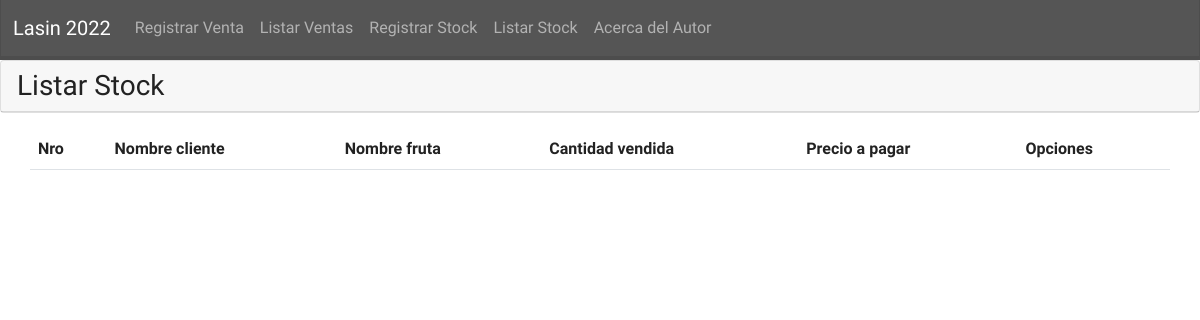
The page /listarventas.php on the database as committed earlier.
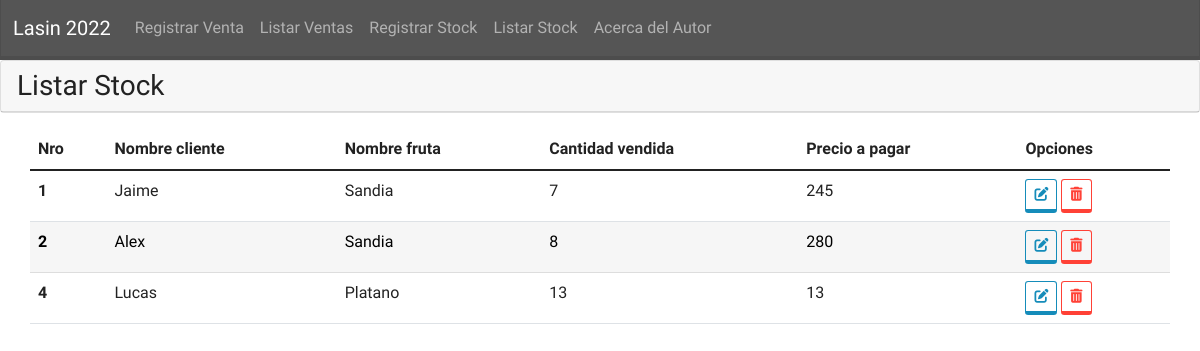
The same page on the database as committed later.
### tables this page shows
CREATE TABLE `ventas` (
  `id` int(11) NOT NULL,
  `cliente` varchar(100) DEFAULT NULL,
  `fruta` varchar(100) DEFAULT NULL,
  `cantidad` int(11) DEFAULT NULL,
  `total` int(11) DEFAULT NULL
);

### listarventas.php (the view)
<?php include 'templates/cabecera.php';
include 'conecciones/conn.php';?>
<div class="card mb-3">
          <h3 class="card-header">Listar Stock</h3>
  </div>
  <table class="table table-hover container">
    <thead>
      <tr>
        <th scope="col">Nro</th>
        <th scope="col">Nombre cliente</th>
        <th scope="col">Nombre fruta</th>
        <th scope="col">Cantidad vendida</th>
        <th scope="col">Precio a pagar</th>
        <th scope="col">Opciones</th>
      </tr>
    </thead>
    <tbody>
      <?php
        $sql="SELECT * FROM `ventas`";
        $res=mysqli_query($conn, $sql);
        if($res){
          $aux=1;
          foreach($res as $row){
            if(($aux&1)==0){
              echo "<tr class='table-light'>";
            }else{
              echo "<tr>";
            }
              echo "<th scope='row'>".$row['id']."</th>";
              echo "<td>".$row['cliente']."</td>";
              echo "<td>".$row['fruta']."</td>";
              echo "<td>".$row['cantidad']."</td>";
              echo "<td>".$row['total']."</td>";
              echo "<td><a class='btn btn-outline-primary btn-sm' href='modificarventa.php?id=" . $row["id"] . "'><i class='fa-solid fa-pen-to-square'></i></a>
              <a class='btn btn-outline-danger btn-sm' href='conecciones/venta_ABM.php?baja=".$row["id"]."'><i class='fa-solid fa-trash-can'></i></a></td>";
              echo "</tr>";
            $aux++;
          }
        }else{
          echo "Error de conexión: ".mysqli_connect_errno();
        }
      ?>
    </tbody>
  </table>
</body>
</html>

Rows that differ between the two databases and show on the page:
added ventas: id "1", cliente "Jaime", fruta "Sandia", cantidad "7", total "245"
added ventas: id "2", cliente "Alex", fruta "Sandia", cantidad "8", total "280"
added ventas: id "4", cliente "Lucas", fruta "Platano", cantidad "13", total "13"
